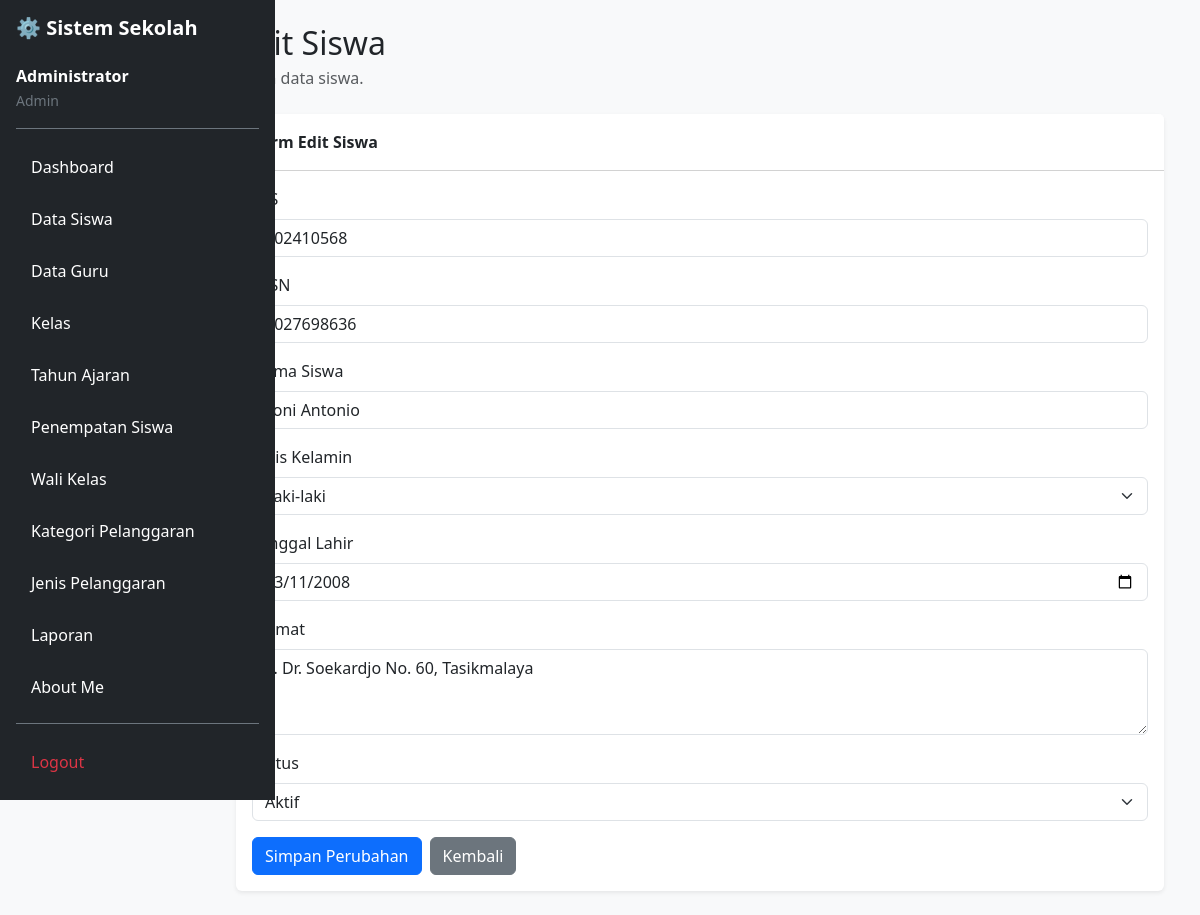
Page /edit_siswa.php?id=50 (signed in) on the committed database.
### tables this page shows
CREATE TABLE `t_siswa` (
  `id` int(11) NOT NULL,
  `nis` varchar(10) DEFAULT NULL,
  `nisn` varchar(10) NOT NULL,
  `nama` varchar(150) DEFAULT NULL,
  `jenis_kelamin` char(1) NOT NULL,
  `tanggal_lahir` date NOT NULL,
  `alamat` text NOT NULL,
  `status_aktif` tinyint(1) NOT NULL,
  `created_at` timestamp NOT NULL DEFAULT current_timestamp(),
  `updated_at` timestamp NOT NULL DEFAULT current_timestamp()
);

### edit_siswa.php (the view, shortened to what this page needs)
<?php
include 'config/koneksi.php';
$id = (int) ($_GET['id'] ?? 0);
$stmt = mysqli_prepare($koneksi, "
    SELECT *
    FROM t_siswa
    WHERE id = ?
");
mysqli_stmt_bind_param($stmt, "i", $id);
mysqli_stmt_execute($stmt);
$result = mysqli_stmt_get_result($stmt);
$data = mysqli_fetch_assoc($result);
?>
<!DOCTYPE html>
<html lang="id">
<head>
    <link href="https://cdn.jsdelivr.net/npm/bootstrap@5.3.8/dist/css/bootstrap.min.css"
          rel="stylesheet">
</head>
<body class="bg-light">
<div class="d-flex">
    <?php include 'layout/sidebar.php'; ?>
    <main class="col-md-9 col-lg-10 offset-md-3 offset-lg-2 p-4">
        <div class="container-fluid">
            <h2 class="mb-1">Edit Siswa</h2>
            <p class="text-muted mb-4">
                Ubah data siswa.
            </p>
            <div class="card shadow-sm border-0">
                <div class="card-header bg-white py-3">
                    <strong>Form Edit Siswa</strong>
                </div>
                <div class="card-body">
                    <form method="POST"
                          action="edit_siswa.php?id=<?= $id ?>">
                        <div class="mb-3">
                            <label class="form-label">NIS</label>
                            <input type="text"
                                   name="nis"
                                   class="form-control"
                                   value="<?= htmlspecialchars($data['nis'] ?? '') ?>"
                                   required>
                        </div>
                        <div class="mb-3">
                            <label class="form-label">NISN</label>
                            <input type="text"
                                   name="nisn"
                                   class="form-control"
                                   value="<?= htmlspecialchars($data['nisn'] ?? '') ?>"
                                   required>
                        </div>
                        <div class="mb-3">
                            <label class="form-label">Nama Siswa</label>
                            <input type="text"
                                   name="nama"
                                   class="form-control"
                                   value="<?= htmlspecialchars($data['nama'] ?? '') ?>"
                                   required>
                        </div>
                        <div class="mb-3">
                            <label class="form-label">Jenis Kelamin</label>
                            <select name="jenis_kelamin"
                                    class="form-select"
                                    required>
                                <option value="L"
                                    <?= ($data['jenis_kelamin'] ?? '') === 'L' ? 'selected' : '' ?>>
                                    Laki-laki
                                </option>
                            </select>
                        </div>
                        <div class="mb-3">
                            <label class="form-label">Tanggal Lahir</label>
                            <input type="date"
                                   name="tanggal_lahir"
                                   class="form-control"
                                   value="<?= htmlspecialchars($data['tanggal_lahir'] ?? '') ?>"
                                   required>
                        </div>
                        <div class="mb-3">
                            <label class="form-label">Alamat</label>
                            <textarea name="alamat"
                                      class="form-control"
                                      rows="3"><?= htmlspecialchars($data['alamat'] ?? '') ?></textarea>
                        </div>
                        <div class="mb-3">
                            <label class="form-label">Status</label>
                            <select name="status_aktif"
                                    class="form-select"
                                    required>
                                <option value="1"
                                    <?= (int)$data['status_aktif'] === 1 ? 'selected' : '' ?>>
                                    Aktif
                                </option>
                            </select>
                        </div>
                        <div class="d-flex gap-2">
                            <button type="submit"
                                    class="btn btn-primary">
                                Simpan Perubahan
                            </button>
                            <a href="data_siswa.php"
                               class="btn btn-secondary">
                                Kembali
                            </a>
                        </div>
                    </form>
                </div>
            </div>
        </div>
    </main>
</div>
</body>
</html>

### rows in the picture
t_siswa: nis "102410568", nisn "0027698636", nama "Toni Antonio", jenis_kelamin "Laki-laki", tanggal_lahir "03/11/2008", alamat "Jl. Dr. Soekardjo No. 60, Tasikmalaya", status_aktif "Aktif"

### other values in the picture
$_SESSION['name'] "Administrator"
str_replace('_', ' ', $role) "Admin"
$item[0] "Dashboard"
$item[0] "Data Siswa"
$item[0] "Data Guru"
$item[0] "Kelas"
$item[0] "Tahun Ajaran"
$item[0] "Penempatan Siswa"
$item[0] "Wali Kelas"
$item[0] "Kategori Pelanggaran"
$item[0] "Jenis Pelanggaran"
$item[0] "Laporan"
$item[0] "About Me"
